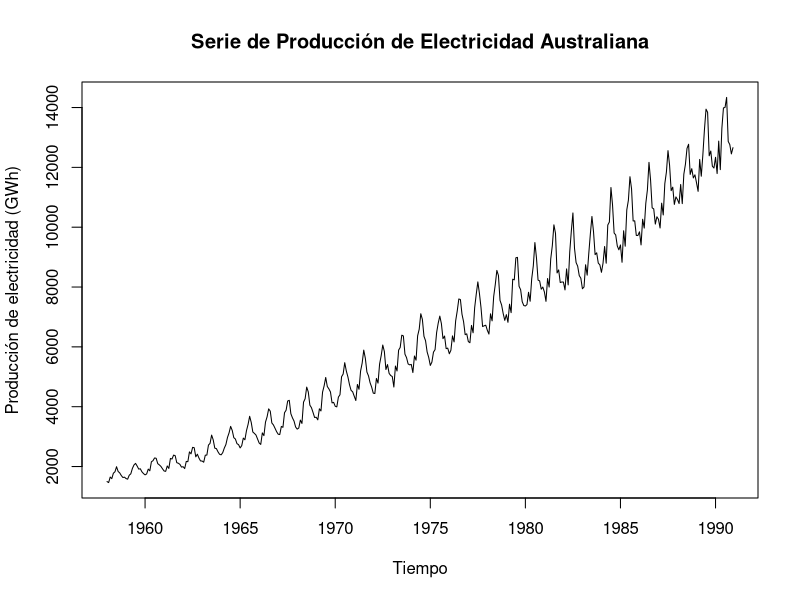
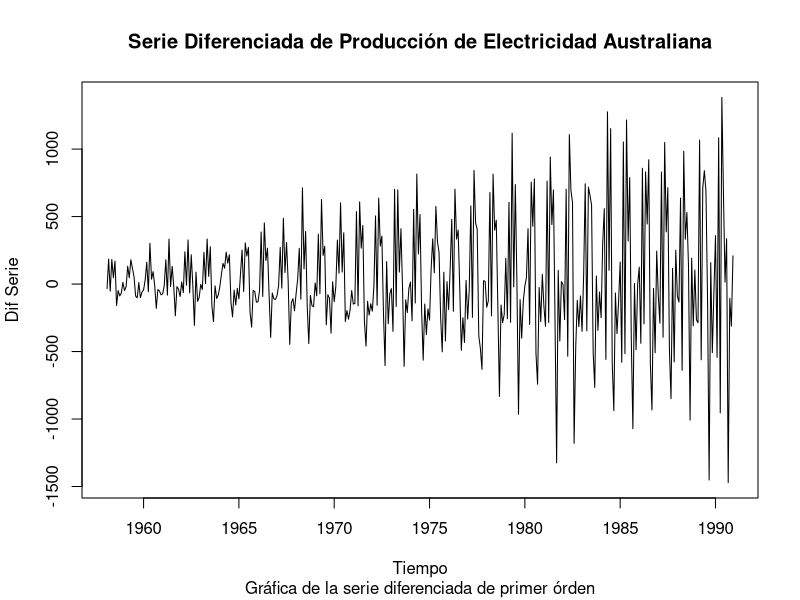
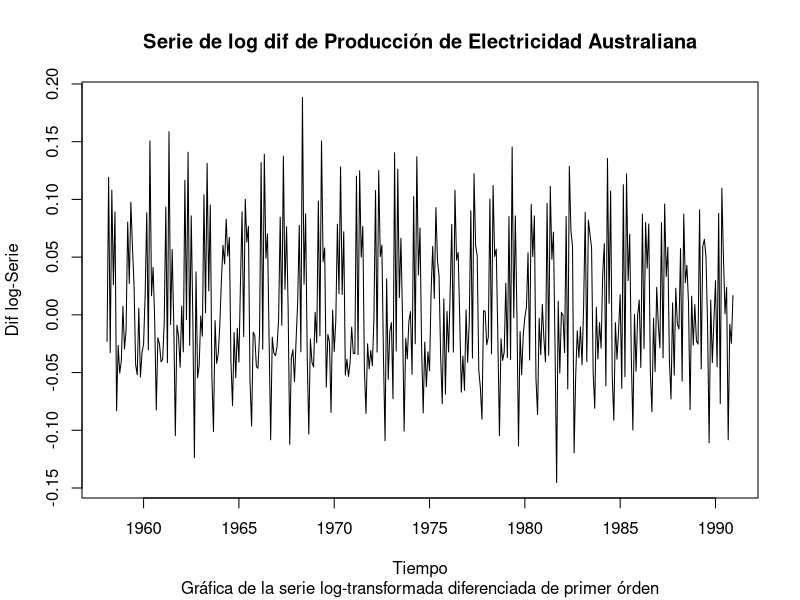
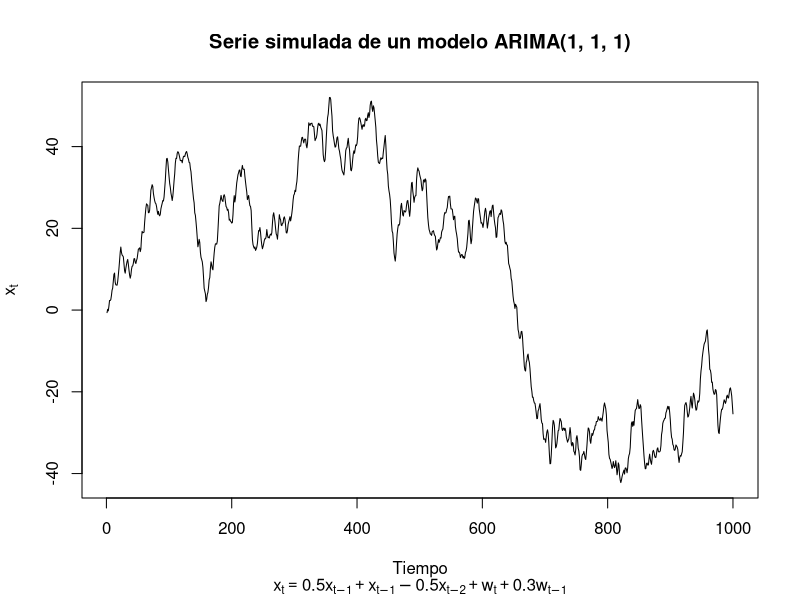
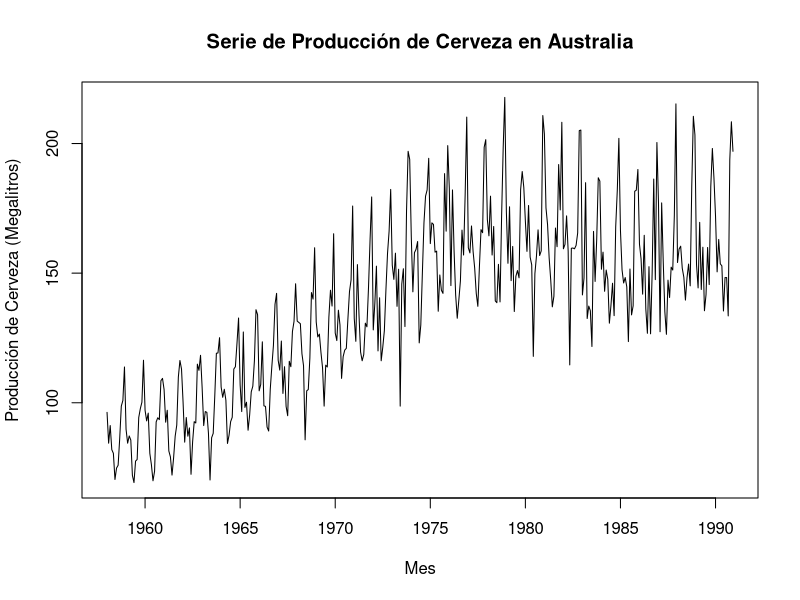
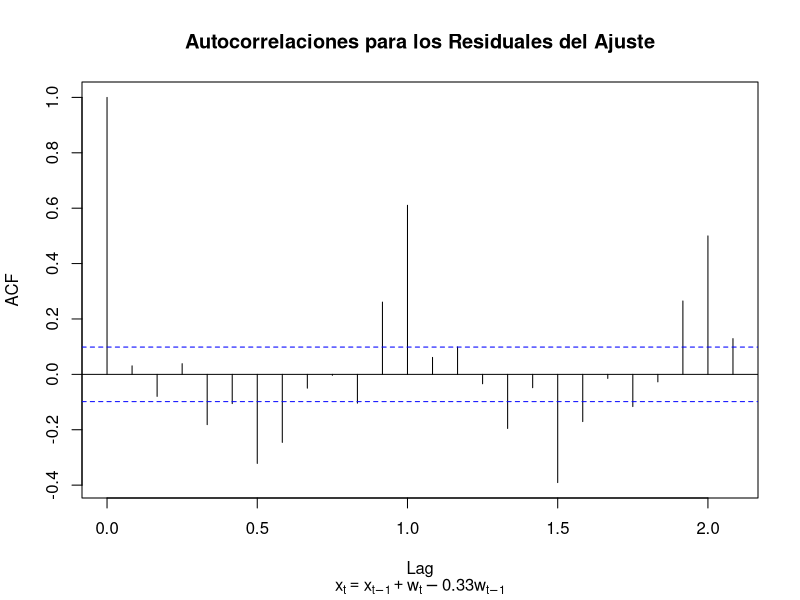
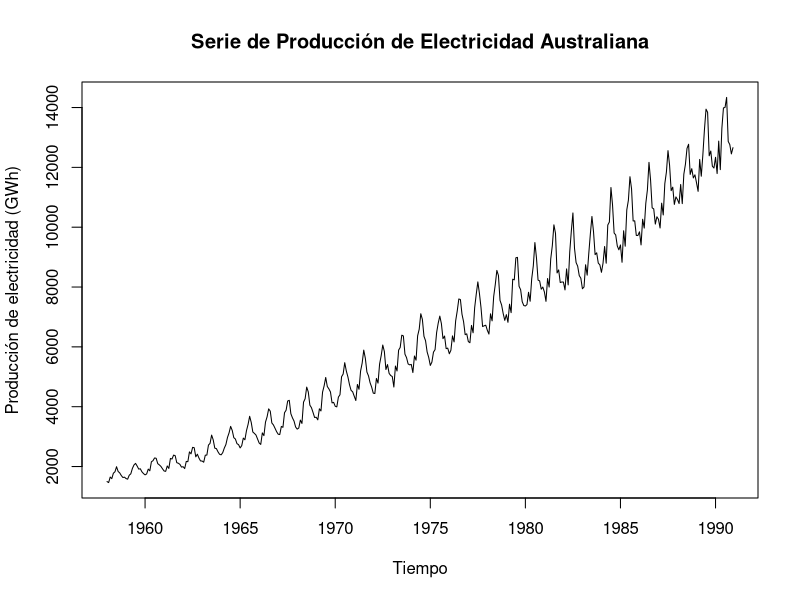
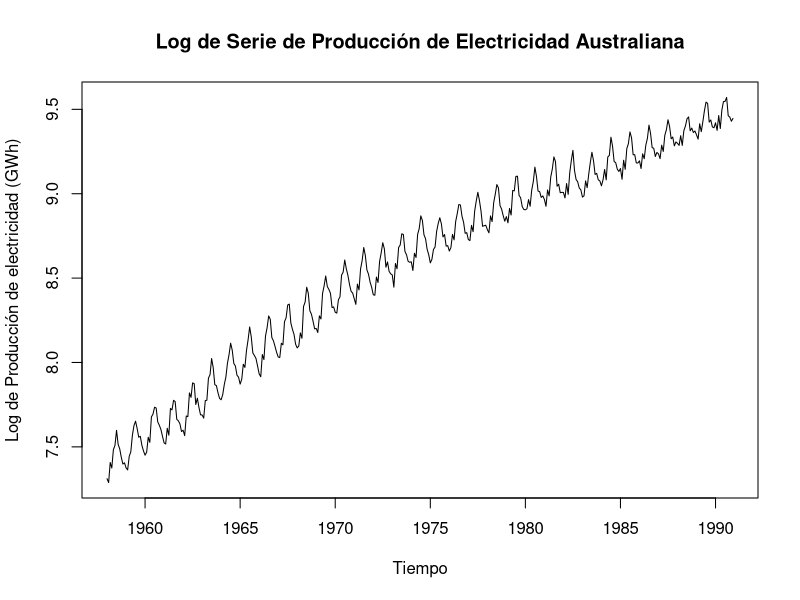

Write the R code that produced these figures, in order.
# Ejemplo 3. Modelos no estacionarios y predicción

# https://github.com/AtefOuni/ts/tree/master/Data
    
# Serie de Producción de Electricidad de Australia

CBE <- read.csv("cbe.csv", header = TRUE)
Elec.ts <- ts(CBE[, 3], start = 1958, freq = 12)
plot(Elec.ts, xlab = "", ylab = "")
title(main = "Serie de Producción de Electricidad Australiana",
      ylab = "Producción de electricidad (GWh)",
      xlab = "Tiempo")

###

plot(diff(Elec.ts), xlab = "", ylab = "")
title(main = "Serie Diferenciada de Producción de Electricidad Australiana",
      xlab = "Tiempo", ylab = "Dif Serie",
      sub = "Gráfica de la serie diferenciada de primer órden")

###

plot(diff(log(Elec.ts)), xlab = "", ylab = "")
title(main = "Serie de log dif de Producción de Electricidad Australiana",
      xlab = "Tiempo", ylab = "Dif log-Serie",
      sub = "Gráfica de la serie log-transformada diferenciada de primer órden")

####################################################################################################################################################

                      # Simulación y ajuste

# A continuación, simulamos datos de un modelo ARIMA(1, 1, 1) y luego ajustamos un modelo a la serie simulada 
# para recuperar los parámetros estimados.

set.seed(1)
x <- w <- rnorm(1000)
for(i in 3:1000) x[i] <- 0.5*x[i-1] + x[i-1] - 0.5*x[i-2] + w[i] + 0.3*w[i-1]

###

plot(x, type = "l", 
     main = "Serie simulada de un modelo ARIMA(1, 1, 1)",
     xlab = "Tiempo",
     ylab = expression(x[t]),
     sub = expression(x[t] == 0.5*x[t-1] + x[t-1] - 0.5*x[t-2] + w[t] + 0.3*w[t-1]))

###

arima(x, order = c(1, 1, 1))

###

      # Simulación con la función arima.sim

x <- arima.sim(model = list(order = c(1, 1, 1), ar = 0.5, ma = 0.3), n = 1000)

###

arima(x, order = c(1, 1, 1))

####################################################################################################################################################

    # Serie de producción de cerveza

Beer.ts <- ts(CBE[, 2], start = 1958, freq = 12)
plot(Beer.ts, xlab = "", ylab = "")
title(main = "Serie de Producción de Cerveza en Australia",
      ylab = "Producción de Cerveza (Megalitros)",
      xlab = "Mes")

###

Beer.ima <- arima(Beer.ts, order = c(0, 1, 1))
Beer.ima

###

acf(resid(Beer.ima), main = "")
title(main = "Autocorrelaciones para los Residuales del Ajuste",
      sub = expression(x[t]==x[t-1]+w[t]-0.33*w[t-1]))

###

Beer.1991 <- predict(Beer.ima, n.ahead = 12)
sum(Beer.1991$pred)

#### Modelos Arima estacionales

# Procedimiento de ajuste
# Serie de Producción de Electricidad de Australia

plot(Elec.ts, xlab = "", ylab = "")
title(main = "Serie de Producción de Electricidad Australiana",
      ylab = "Producción de electricidad (GWh)",
      xlab = "Tiempo")

###

plot(log(Elec.ts), xlab = "", ylab = "")
title(main = "Log de Serie de Producción de Electricidad Australiana",
      ylab = "Log de Producción de electricidad (GWh)",
      xlab = "Tiempo")

###

Elec.AR <- arima(log(Elec.ts), order = c(1, 1, 0), 
                 seas = list(order = c(1, 0, 0), 12))

Elec.MA <- arima(log(Elec.ts), order = c(0, 1, 1),
                 seas = list(order = c(0, 0, 1), 12))


AIC(Elec.AR)
AIC(Elec.MA)

###

# Función para buscar un "buen" modelo (no basarse únicamente en los resultados de aplicar la función)

get.best.arima <- function(x.ts, maxord = c(1, 1, 1, 1, 1, 1)){
  best.aic <- 1e8
  n <- length(x.ts)
  for(p in 0:maxord[1])for(d in 0:maxord[2])for(q in 0:maxord[3])
    for(P in 0:maxord[4])for(D in 0:maxord[5])for(Q in 0:maxord[6])
    {
      fit <- arima(x.ts, order = c(p, d, q),
                   seas = list(order = c(P, D, Q),
                               frequency(x.ts)), method = "CSS")
      fit.aic <- -2*fit$loglik + (log(n) + 1)*length(fit$coef)
      if(fit.aic < best.aic){
        best.aic <- fit.aic
        best.fit <- fit
        best.model <- c(p, d, q, P, D, Q)
      }
    }
  list(best.aic, best.fit, best.model)
}

# Nuevo ajuste a los datos de la serie transformada de producción 
# de electricidad

best.arima.elec <- get.best.arima(log(Elec.ts),
                                  maxord = c(2, 2, 2, 2, 2, 2))

best.fit.elec <- best.arima.elec[[2]]  # Modelo
best.arima.elec[[3]] # Tipo de modelo (órdenes)
best.fit.elec
best.arima.elec[[1]] # AIC
###

# ACF para residuales del ajuste

acf(resid(best.fit.elec), main = "")
title(main = "Correlograma de los residuales del ajuste")

###
# Predicción

pr <- predict(best.fit.elec, 12)$pred 
ts.plot(cbind(window(Elec.ts, start = 1981),
              exp(pr)), col = c("blue", "red"), xlab = "")
title(main = "Predicción para la serie de producción de electricidad",
      xlab = "Mes",
      ylab = "Producción de electricidad (GWh)")



